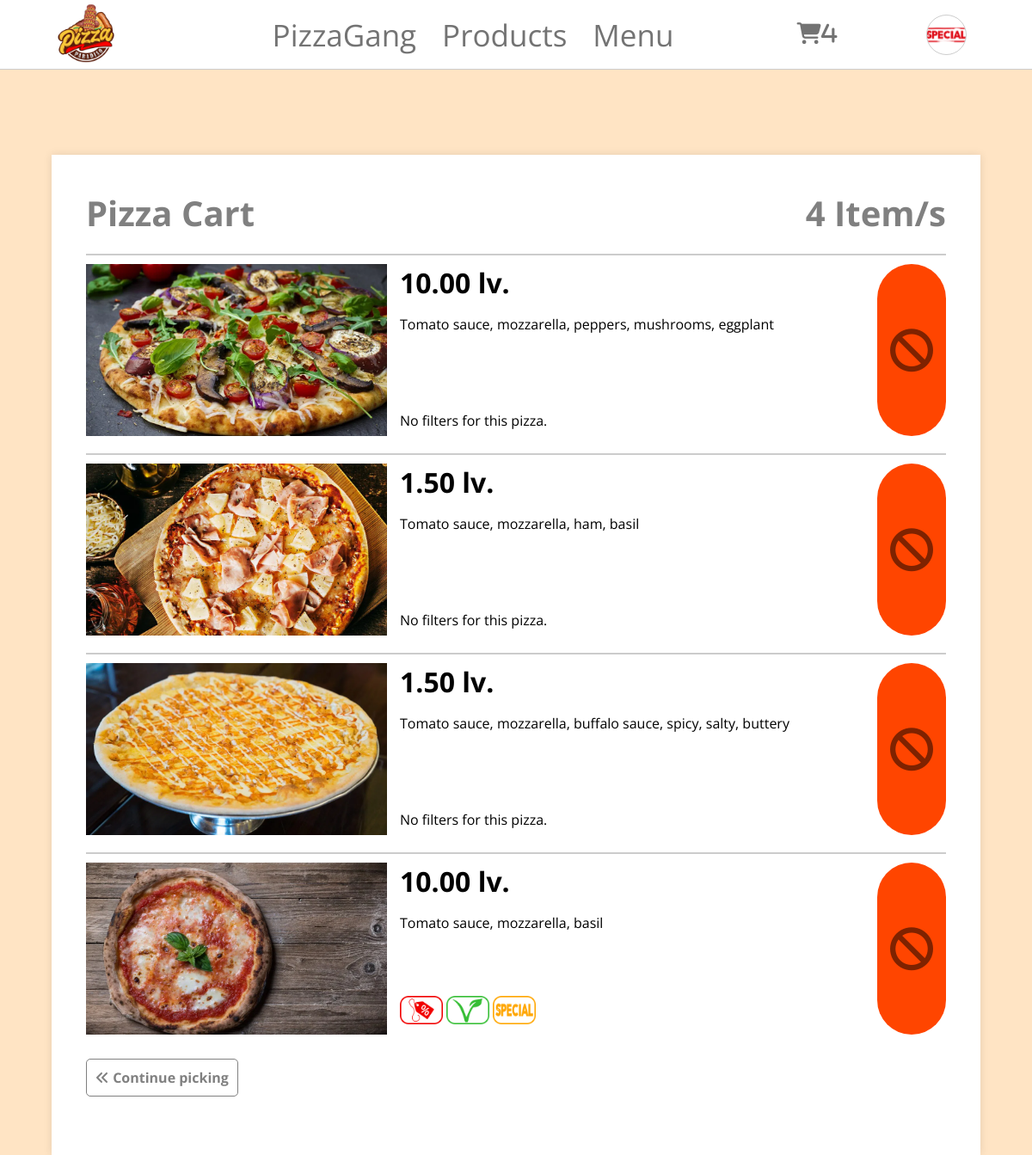
Screenshot of /cart/show/ (signed in) with the database file from the repository.
### PizzaGang/main/models.py (models this page shows, shortened)
class Profile(models.Model):
    user = models.OneToOneField(User, on_delete=models.CASCADE)
    avatar = models.ImageField(upload_to='static/images/avatars/', null=True, blank=True)
    address = models.TextField(null=True, blank=True)

class CartItem(models.Model):
    pizza = models.ForeignKey(Pizza, on_delete=models.CASCADE)
    quantity = models.IntegerField(default=1)
    cart = models.ForeignKey('Cart', on_delete=models.CASCADE)

class Pizza(models.Model):
    name = models.CharField(max_length=30)
    ingredients = models.TextField()
    image = models.ImageField(upload_to='static/images/pizza/')
    price = models.FloatField()
    is_special = models.BooleanField(blank=True, null=True)
    is_offer = models.BooleanField(blank=True, null=True)
    is_vege = models.BooleanField(blank=True, null=True)
    discount = models.IntegerField(blank=True, null=True)

### PizzaGang/main/views.py (the view)
# urls.py: path('show/', ShowCartView, name='show_cart'),
def ShowCartView(request):
    user = request.user
    cart = Cart.objects.get(user=user)
    cart_items = CartItem.objects.filter(cart=cart)
    context = {
        'cart_items': cart_items,
    }
    return render(request, 'cart/show_cart.html', context)

### PizzaGang/main/context_processors.py (called while the page is built)
def get_cart_items_count(request):
    user = request.user
    cart = Cart.objects.get(user=user)
    cart_items = CartItem.objects.filter(cart=cart)
    cart_items_count = cart_items.count()
    return {'cart_items_count': cart_items_count}

### templates/cart/show_cart.html (shortened to what this page needs)
{% extends 'base/base.html' %}
{% load static %}
{% block head %}
    <link rel="stylesheet" href="{% static 'css/show_cart.css' %}">
{% endblock %}
{% block content %}
<div class="cart-main-container">
    <div class="header-cart">
        <h1>Pizza Cart</h1>
        <h1 class="items">{{ cart_items_count }} Item/s</h1>
    </div>
    {% for cart_item in cart_items %}
    <hr>
    <div class="cart-container">
        <div class="pizza-img">
            <img src="{{ cart_item.pizza.image.url }}" alt="">
        </div>
        <div class="pizza-info">
            <div class="basic-info">
                <h1>{{ cart_item.pizza.price|floatformat:2 }} lv.</h1>
                <p>{{ cart_item.pizza.ingredients }}</p>
            </div>
            <div class="show-cart-filters">
                {% if cart_item.pizza.is_offer %}
                    <img src="{% static 'images/icons/discount.png' %}" alt="pizza-offer-img">
                {% endif %}
                {% if cart_item.pizza.is_vege %}
                    <img src="{% static 'images/icons/vege.png' %}" alt="pizza-vege-img">
                {% endif %}
                {% if cart_item.pizza.is_special %}
                    <img src="{% static 'images/icons/special.png' %}" alt="pizza-special-img">
                {% endif %}
                {% if not cart_item.pizza.is_special and not cart_item.pizza.is_vege and not cart_item.pizza.is_offer %}
                    <p>No filters for this pizza.</p>
                {% endif %}
            </div>
        </div>
        <div class="delete-item">
            <form action="{% url 'delete_from_cart' cart_item.pk %}" method="post">
                <button type="submit"><i class="fa-solid fa-ban"></i></button>
            </form>
        </div>
    </div>
    {% endfor %}
    <div class="continue-picking-container">
        <a href="{% url 'menu' %}" class="continue-picking"><i class="fa-solid fa-angles-left"></i>&nbsp;Continue picking</a>
    </div>
</div>
{% endblock %}

### templates/base/base.html (shortened to what this page needs)
{% load static %}
<!DOCTYPE html>
<html lang="en">
<head>
    {% block head %}{% endblock %}
</head>
<body>
<div class="header">
    <div class="logo-container">
        <a href="{% url 'home' %}">
            <img src="{% static 'images/logo.png' %}" alt="logo">
        </a>
    </div>
    <div class="menu-container">
        <div>
            <a href="">PizzaGang</a>
        </div>
        <div>
            <a href="">Products</a>
        </div>
        <div>
            <a href="{% url 'menu' %}">Menu</a>
        </div>
    </div>
    <div class="cart-container-base">
        <a href="{% url 'show_cart' %}">
            {% if cart_items_count > 0 %}
                <i class="fa-solid fa-cart-shopping fa-beat-fade">{{ cart_items_count }}</i>
            {% else %}
                <i class="fa-solid fa-cart-shopping"></i>
            {% endif %}
        </a>
    </div>
    <div class="avatar-container">
        {% if user.is_authenticated %}
                <a href="{% url 'show_user' user.pk %}">
                    <div class="img-selector">
                        {% if user.profile.avatar %}
                            <img src="{{ user.profile.avatar.url }}" alt="avatar">
                        {% else %}
                            <img src="{% static 'images/avatars/default-avatar.jpg' %}" alt="default-avatar">
                        {% endif %}
                    </div>
                </a>
        {% else %}
            <a class="sign_in" href="{% url 'sign_in' %}">Sign In</a>
        {% endif %}
    </div>
</div>
{% block content %}
{% endblock %}
</body>
</html>

### static/css/show_cart.css (style rules this page uses)
h1 { margin: 0; }
hr { border: 1px solid rgba(0, 0, 0, 0.2); margin-top: 20px; margin-bottom: 10px; }
.cart-main-container { background-color: white; padding: 40px; width: 1000px; margin-right: auto; margin-left: auto; margin-top: 100px; box-shadow: 0 0 10px rgba(0, 0, 0, 0.1); }
.header-cart { position: relative; height: 55px; display: flex; align-content: center; }
.header-cart .items { position: absolute; right: 0; }
.header-cart h1 { color: gray; font-size: 40px; }
.cart-container { height: 200px; display: grid; grid-template-columns: 350px 1fr 80px; column-gap: 15px; }
.cart-container .pizza-img img { height: 200px; width: 350px; object-fit: cover; }
.cart-container .pizza-info { display: grid; grid-template-rows: 1fr 50px; }
.cart-container .show-cart-filters img { width: 50px; }
.delete-item { position: relative; height: 200px; }
.delete-item button { cursor: pointer; position: absolute; top: 0; bottom: 0; left: 0; right: 0; border: 0; font-weight: bold; font-size: 70px; background-color: orangered; border-radius: 50px; display: flex; align-items: center; justify-content: center; }
.delete-item button i { font-size: 50px; opacity: 0.5; }
.continue-picking-container { height: 100px; display: flex; align-items: center; }
.continue-picking { color: gray; font-weight: bold; text-decoration: none; padding: 10px; border-radius: 5px; border: 1px solid gray; }

### templates/base/base.html (style rules this page uses)
* { font-family: 'Open Sans', sans-serif; }
body { margin: 0; padding-top: 80px; background-color: bisque; }
.header { position: fixed; top: 0; width: 100%; height: 80px; background-color: white; display: grid; grid-template-columns: 200px 1fr 100px 200px; border-bottom: 1px solid rgba(0, 0, 0, 0.2); z-index: 3; }
.logo-container, .menu-container, .avatar-container { display: flex; align-items: center; justify-content: center; }
.logo-container img { cursor: pointer; width: 70px; }
.menu-container { display: flex; column-gap: 30px; }
.menu-container a { text-decoration: none; font-size: 35px; color: rgba(0, 0, 0, 0.55); transition: color 0.5s; }
.cart-container-base { display: flex; justify-content: center; align-items: center; }
.cart-container-base i { font-size: 25px; color: rgba(0, 0, 0, 0.55); transition: color 0.5s; }
.avatar-container img { cursor: pointer; width: 45px; height: 45px; border-radius: 100%; object-fit: cover; border: 1px solid rgba(0, 0, 0, 0.2); }
.img-selector { position: relative; display: flex; justify-content: center; }

### rows the page displays
CartItem: pizza.image (picture), pizza.price "10.00", pizza.ingredients "Tomato sauce, mozzarella, peppers, mushrooms, eggplant", shows "No filters for this pizza."
CartItem: pizza.image (picture), pizza.price "1.50", pizza.ingredients "Tomato sauce, mozzarella, ham, basil", shows "No filters for this pizza."
CartItem: pizza.image (picture), pizza.price "1.50", pizza.ingredients "Tomato sauce, mozzarella, buffalo sauce, spicy, salty, buttery", shows "No filters for this pizza."
CartItem: pizza.image (picture), pizza.price "10.00", pizza.ingredients "Tomato sauce, mozzarella, basil"

### other values shown
{{ cart_items_count }} "4"
